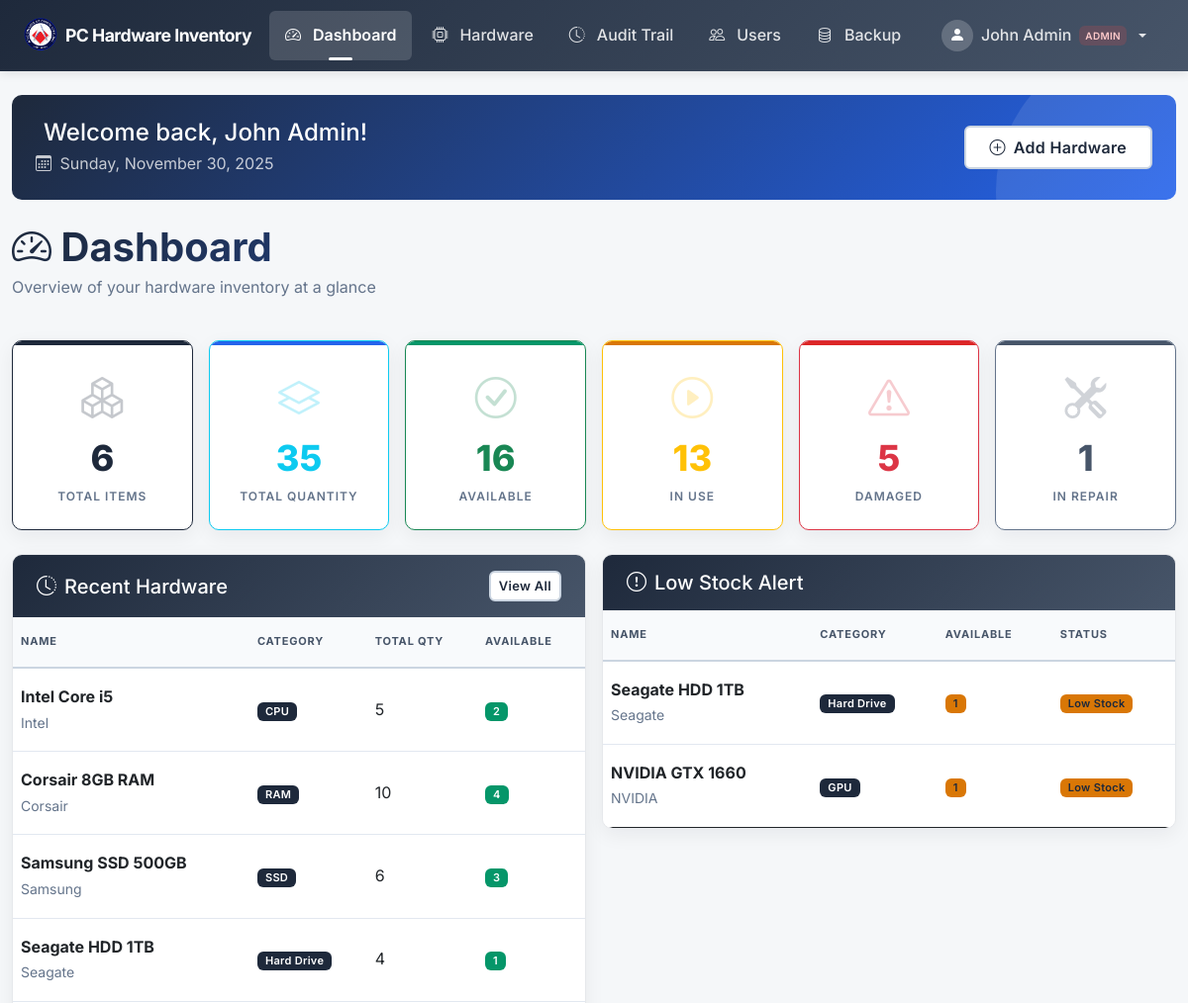
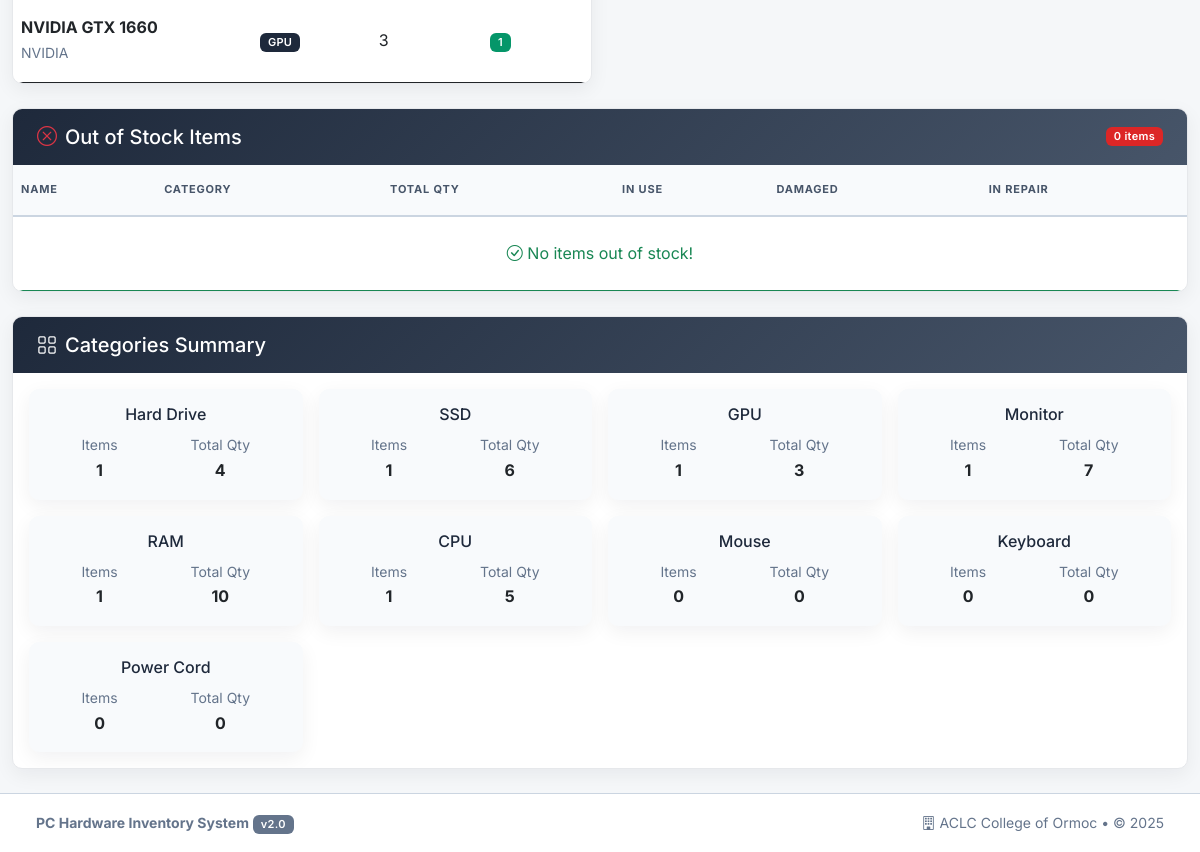
/dashboard.php (signed in), run on the app's committed database (2 pictures, top to bottom).
### tables this page shows
CREATE TABLE IF NOT EXISTS hardware (
    id INT AUTO_INCREMENT PRIMARY KEY,
    name VARCHAR(255) NOT NULL,
    category_id INT NOT NULL,
    type VARCHAR(100),
    brand VARCHAR(100),
    model VARCHAR(100),
    serial_number VARCHAR(100),
    total_quantity INT DEFAULT 0,
    unused_quantity INT DEFAULT 0,
    in_use_quantity INT DEFAULT 0,
    damaged_quantity INT DEFAULT 0,
    repair_quantity INT DEFAULT 0,
    location VARCHAR(100),
    date_added TIMESTAMP DEFAULT CURRENT_TIMESTAMP,
    deleted_at TIMESTAMP NULL DEFAULT NULL,
    FOREIGN KEY (category_id) REFERENCES categories(id),
    INDEX idx_hardware_deleted_at (deleted_at)
);

CREATE TABLE IF NOT EXISTS categories (
    id INT AUTO_INCREMENT PRIMARY KEY,
    name VARCHAR(100) NOT NULL UNIQUE,         
    description VARCHAR(255)
);

### config/security.php (called while the page is built, shortened)
<?php
function escapeOutput($data) {
    return htmlspecialchars($data, ENT_QUOTES, 'UTF-8');
}
?>

### dashboard.php (the view, shortened to what this page needs)
<?php
require_once 'config/security.php';
$conn = getDBConnection();
$stats = [
    'total_hardware' => 0,
    'total_quantity' => 0,
    'in_use' => 0,
    'available' => 0,
    'damaged' => 0,
    'repair' => 0,
    'out_of_stock' => 0
];
$result = $conn->query("SELECT COUNT(*) as count FROM hardware WHERE deleted_at IS NULL");
if ($row = $result->fetch_assoc()) {
    $stats['total_hardware'] = $row['count'];
}
$result = $conn->query("SELECT SUM(total_quantity) as total, SUM(in_use_quantity) as in_use,
                        SUM(unused_quantity) as available, SUM(damaged_quantity) as damaged,
                        SUM(repair_quantity) as repair FROM hardware WHERE deleted_at IS NULL");
if ($row = $result->fetch_assoc()) {
    $stats['total_quantity'] = $row['total'] ?? 0;
    $stats['in_use'] = $row['in_use'] ?? 0;
    $stats['available'] = $row['available'] ?? 0;
    $stats['damaged'] = $row['damaged'] ?? 0;
    $stats['repair'] = $row['repair'] ?? 0;
}
$recentHardware = [];
$result = $conn->query("SELECT h.*, c.name as category_name FROM hardware h
                       LEFT JOIN categories c ON h.category_id = c.id
                       WHERE h.deleted_at IS NULL
                       ORDER BY h.date_added DESC LIMIT 5");
while ($row = $result->fetch_assoc()) {
    $recentHardware[] = $row;
}
$lowStock = [];
$result = $conn->query("SELECT h.*, c.name as category_name FROM hardware h
                       LEFT JOIN categories c ON h.category_id = c.id
                       WHERE h.unused_quantity < 2 AND h.total_quantity > 0 AND h.deleted_at IS NULL
                       ORDER BY h.unused_quantity ASC LIMIT 5");
while ($row = $result->fetch_assoc()) {
    $lowStock[] = $row;
}
$result = $conn->query("SELECT COUNT(*) as count FROM hardware WHERE unused_quantity = 0 AND deleted_at IS NULL");
if ($row = $result->fetch_assoc()) {
    $stats['out_of_stock'] = $row['count'];
}
$outOfStock = [];
$categories = [];
$result = $conn->query("SELECT c.name, COUNT(h.id) as count, SUM(h.total_quantity) as total
                       FROM categories c
                       LEFT JOIN hardware h ON c.id = h.category_id AND h.deleted_at IS NULL
                       GROUP BY c.id, c.name
                       ORDER BY count DESC");
while ($row = $result->fetch_assoc()) {
    $categories[] = $row;
}
include 'includes/header.php';
?>
<div class="row mb-4">
    <div class="col-12">
        <div class="welcome-banner mb-4">
            <div class="d-flex flex-column flex-md-row justify-content-between align-items-start align-items-md-center">
                <div>
                    <h2 class="mb-1">
                        Welcome back, <?php echo escapeOutput($_SESSION['full_name']); ?>!
                    </h2>
                    <p class="mb-0 opacity-75">
                        <i class="bi bi-calendar3 me-1" aria-hidden="true"></i>
                        <?php echo date('l, F j, Y'); ?>
                    </p>
                </div>
                <div class="mt-3 mt-md-0">
                    <a href="<?php echo BASE_PATH; ?>pages/hardware.php" class="btn btn-light">
                        <i class="bi bi-plus-circle me-1" aria-hidden="true"></i>
                        Add Hardware
                    </a>
                </div>
            </div>
        </div>
        <h1 class="text-gradient mb-1">
            <i class="bi bi-speedometer2" aria-hidden="true"></i> Dashboard
        </h1>
        <p class="text-muted">Overview of your hardware inventory at a glance</p>
    </div>
</div>
<div class="row g-3 mb-4" role="region" aria-label="Inventory Statistics">
    <div class="col-md-4 col-lg-2">
        <div class="card stat-card border-primary" role="article" aria-label="Total Items">
            <div class="card-body text-center">
                <i class="bi bi-boxes stat-icon text-primary" aria-hidden="true"></i>
                <div class="stat-value text-primary"><?php echo $stats['total_hardware']; ?></div>
                <div class="stat-label">Total Items</div>
            </div>
        </div>
    </div>
    <div class="col-md-4 col-lg-2">
        <div class="card stat-card border-info" role="article" aria-label="Total Quantity">
            <div class="card-body text-center">
                <i class="bi bi-layers stat-icon text-info" aria-hidden="true"></i>
                <div class="stat-value text-info"><?php echo $stats['total_quantity']; ?></div>
                <div class="stat-label">Total Quantity</div>
            </div>
        </div>
    </div>
    <div class="col-md-4 col-lg-2">
        <div class="card stat-card border-success" role="article" aria-label="Available Items">
            <div class="card-body text-center">
                <i class="bi bi-check-circle stat-icon text-success" aria-hidden="true"></i>
                <div class="stat-value text-success"><?php echo $stats['available']; ?></div>
                <div class="stat-label">Available</div>
            </div>
        </div>
    </div>
    <div class="col-md-4 col-lg-2">
        <div class="card stat-card border-warning" role="article" aria-label="Items In Use">
            <div class="card-body text-center">
                <i class="bi bi-play-circle stat-icon text-warning" aria-hidden="true"></i>
                <div class="stat-value text-warning"><?php echo $stats['in_use']; ?></div>
                <div class="stat-label">In Use</div>
            </div>
        </div>
    </div>
    <div class="col-md-4 col-lg-2">
        <div class="card stat-card border-danger" role="article" aria-label="Damaged Items">
            <div class="card-body text-center">
                <i class="bi bi-exclamation-triangle stat-icon text-danger" aria-hidden="true"></i>
                <div class="stat-value text-danger"><?php echo $stats['damaged']; ?></div>
                <div class="stat-label">Damaged</div>
            </div>
        </div>
    </div>
    <div class="col-md-4 col-lg-2">
        <div class="card stat-card border-secondary" role="article" aria-label="Items In Repair">
            <div class="card-body text-center">
                <i class="bi bi-tools stat-icon text-secondary" aria-hidden="true"></i>
                <div class="stat-value text-secondary"><?php echo $stats['repair']; ?></div>
                <div class="stat-label">In Repair</div>
            </div>
        </div>
    </div>
</div>
<div class="row g-3">
    <div class="col-lg-6">
        <div class="card table-card">
            <div class="card-header d-flex justify-content-between align-items-center">
                <h5 class="mb-0"><i class="bi bi-clock-history"></i> Recent Hardware</h5>
                <a href="<?php echo BASE_PATH; ?>pages/hardware.php" class="btn btn-sm btn-light">View All</a>
            </div>
            <div class="card-body p-0">
                <div class="table-responsive">
                    <table class="table table-hover mb-0">
                        <thead>
                            <tr>
                                <th>Name</th>
                                <th>Category</th>
                                <th>Total Qty</th>
                                <th>Available</th>
                            </tr>
                        </thead>
                        <tbody>
                            <?php if (empty($recentHardware)): ?>
                            <tr>
                                <td colspan="4" class="text-center text-muted py-4">No hardware found</td>
                            </tr>
                            <?php else: ?>
                            <?php foreach ($recentHardware as $item): ?>
                            <tr>
                                <td>
                                    <strong><?php echo escapeOutput($item['name']); ?></strong>
                                    <?php if (!empty($item['brand'])): ?>
                                    <br><small class="text-muted"><?php echo escapeOutput($item['brand']); ?></small>
                                    <?php endif; ?>
                                </td>
                                <td><span class="badge bg-primary"><?php echo escapeOutput($item['category_name']); ?></span></td>
                                <td><?php echo $item['total_quantity']; ?></td>
                                <td><span class="badge bg-success"><?php echo $item['unused_quantity']; ?></span></td>
                            </tr>
                            <?php endforeach; ?>
                            <?php endif; ?>
                        </tbody>
                    </table>
                </div>
            </div>
        </div>
    </div>
    <div class="col-lg-6">
        <div class="card table-card">
            <div class="card-header">
                <h5 class="mb-0"><i class="bi bi-exclamation-circle"></i> Low Stock Alert</h5>
            </div>
            <div class="card-body p-0">
                <div class="table-responsive">
                    <table class="table table-hover mb-0">
                        <thead>
                            <tr>
                                <th>Name</th>
                                <th>Category</th>
                                <th>Available</th>
                                <th>Status</th>
                            </tr>
                        </thead>
                        <tbody>
                            <?php if (empty($lowStock)): ?>
                            <tr>
                                <td colspan="4" class="text-center text-success py-4">
                                    <i class="bi bi-check-circle"></i> All items in stock!
                                </td>
                            </tr>
                            <?php else: ?>
                            <?php foreach ($lowStock as $item): ?>
                            <tr>
                                <td>
                                    <strong><?php echo escapeOutput($item['name']); ?></strong>
                                    <?php if (!empty($item['brand'])): ?>
                                    <br><small class="text-muted"><?php echo escapeOutput($item['brand']); ?></small>
                                    <?php endif; ?>
                                </td>
                                <td><span class="badge bg-primary"><?php echo escapeOutput($item['category_name']); ?></span></td>
                                <td><span class="badge bg-warning"><?php echo $item['unused_quantity']; ?></span></td>
                                <td>
                                    <?php if ($item['unused_quantity'] == 0): ?>
                                    <span class="badge bg-danger">Out of Stock</span>
                                    <?php else: ?>
                                    <span class="badge bg-warning">Low Stock</span>
                                    <?php endif; ?>
                                </td>
                            </tr>
                            <?php endforeach; ?>
                            <?php endif; ?>
                        </tbody>
                    </table>
                </div>
            </div>
        </div>
    </div>
</div>
<div class="row mt-4">
    <div class="col-12">
        <div class="card table-card">
            <div class="card-header d-flex justify-content-between align-items-center">
                <h5 class="mb-0"><i class="bi bi-x-circle text-danger"></i> Out of Stock Items</h5>
                <span class="badge bg-danger"><?php echo count($outOfStock); ?> items</span>
            </div>
            <div class="card-body p-0">
                <div class="table-responsive">
                    <table class="table table-hover mb-0">
                        <thead>
                            <tr>
                                <th>Name</th>
                                <th>Category</th>
                                <th>Total Qty</th>
                                <th>In Use</th>
                                <th>Damaged</th>
                                <th>In Repair</th>
                            </tr>
                        </thead>
                        <tbody>
                            <?php if (empty($outOfStock)): ?>
                            <tr>
                                <td colspan="6" class="text-center text-success py-4">
                                    <i class="bi bi-check-circle"></i> No items out of stock!
                                </td>
                            </tr>
                            <?php endif; ?>
                        </tbody>
                    </table>
                </div>
            </div>
        </div>
    </div>
</div>
<div class="row mt-4">
    <div class="col-12">
        <div class="card table-card">
            <div class="card-header">
                <h5 class="mb-0"><i class="bi bi-grid"></i> Categories Summary</h5>
            </div>
            <div class="card-body">
                <div class="row g-3">
                    <?php foreach ($categories as $category): ?>
                    <div class="col-md-3">
                        <div class="card border-0 bg-light">
                            <div class="card-body text-center">
                                <h6 class="text-primary mb-2"><?php echo escapeOutput($category['name']); ?></h6>
                                <div class="d-flex justify-content-around">
                                    <div>
                                        <small class="text-muted">Items</small>
                                        <div class="fw-bold"><?php echo $category['count'] ?? 0; ?></div>
                                    </div>
                                    <div>
                                        <small class="text-muted">Total Qty</small>
                                        <div class="fw-bold"><?php echo $category['total'] ?? 0; ?></div>
                                    </div>
                                </div>
                            </div>
                        </div>
                    </div>
                    <?php endforeach; ?>
                </div>
            </div>
        </div>
    </div>
</div>
<?php include 'includes/footer.php'; ?>

### data on the page
hardware: name "Intel Core i5", brand "Intel", category.name "CPU", total_quantity "5", unused_quantity "2"
hardware: name "Corsair 8GB RAM", brand "Corsair", category.name "RAM", total_quantity "10", unused_quantity "4"
hardware: name "Samsung SSD 500GB", brand "Samsung", category.name "SSD", total_quantity "6", unused_quantity "3"
hardware: name "Seagate HDD 1TB", brand "Seagate", category.name "Hard Drive", total_quantity "4", unused_quantity "1", shows "Low Stock"
hardware: name "NVIDIA GTX 1660", brand "NVIDIA", category.name "GPU", total_quantity "3", unused_quantity "1", shows "Low Stock"

### other printed values
escapeOutput($_SESSION['full_name']) "John Admin"
escapeOutput(ucfirst($_SESSION['role'])) "ADMIN"
$stats['total_hardware'] "6"
$stats['total_quantity'] "35"
$stats['available'] "16"
$stats['in_use'] "13"
$stats['damaged'] "5"
$stats['repair'] "1"
count($outOfStock) "0"
escapeOutput($category['name']) "Hard Drive"
$category['count'] "1"
$category['total'] "4"
escapeOutput($category['name']) "SSD"
$category['total'] "6"
escapeOutput($category['name']) "GPU"
